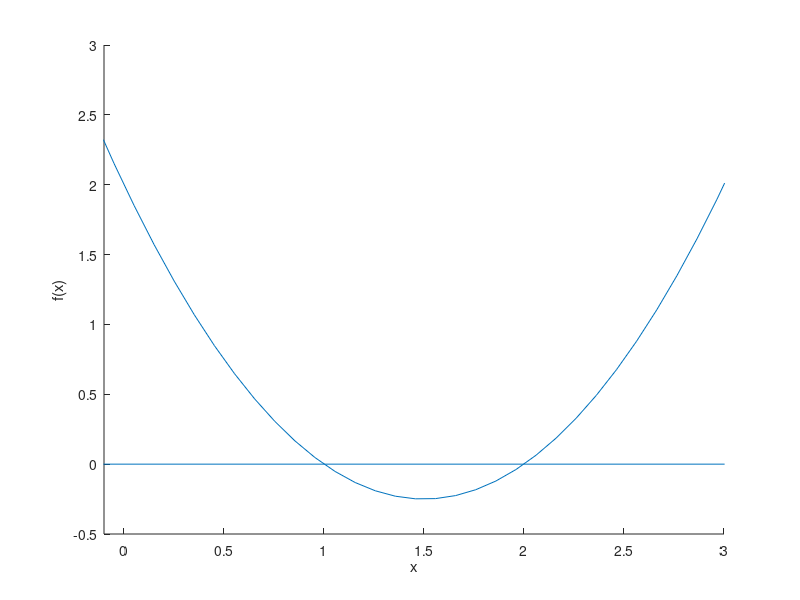

Reproduce this figure in MATLAB.
t=linspace(-10,10,200);

x=(t-1).*(t-2);

line ([-1 10], [0 0]);
hold on
plot(t,x)


xlabel ("x");
ylabel ("f(x)");

axis([-0.1,3, -0.5,3])